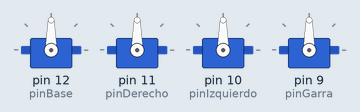
A sketch run on a simulated Arduino Uno, built with avr-gcc and run on an emulated ATmega328P. Parts: 4 × servo.

Above: at 0.1 s.
At 8.1 s:
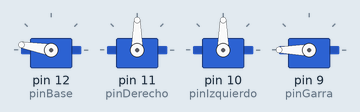
At 11.1 s:
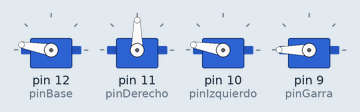
At 16.6 s:
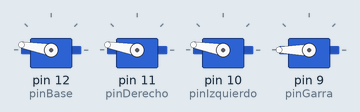
At 26.1 s:
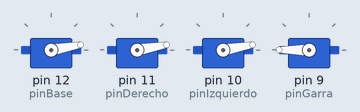
At 34.1 s:
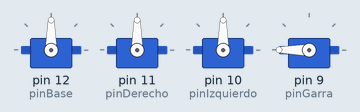
Timing chart, 0 to 35.6 s (numbered marks = the images above):
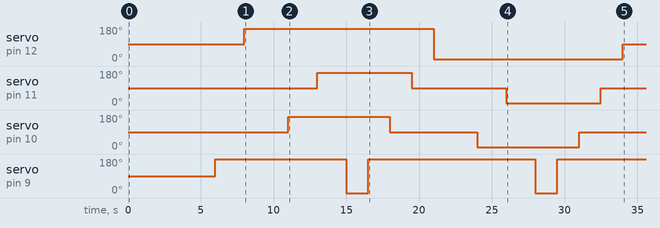

The sketch:

ProgramacionBrazo.ino
```cpp
  #include <Servo.h>
#define pinBase 12
#define pinDerecho 11
#define pinIzquierdo 10
#define pinGarra 9

Servo motorBase;
Servo motorDerecho;
Servo motorIzquierdo;
Servo motorGarra;

void setup() {
  motorBase.attach(pinBase);
  motorDerecho.attach(pinDerecho);
  motorIzquierdo.attach(pinIzquierdo);
  motorGarra.attach(pinGarra);

  motorBase.write(90);
  delay(2000);
  motorIzquierdo.write(90);
  delay(2000);
  motorDerecho.write(90);
  delay(2000);
  motorGarra.write(180);
  delay(2000);
  motorBase.write(170);
  delay(3000);
  motorIzquierdo.write(170);
  delay(2000);
  motorDerecho.write(170);
  delay(2000);
  motorGarra.write(0);
  delay(1500);
  motorGarra.write(180),
  delay(1500);
  motorIzquierdo.write(90);
  delay(1500);
  motorDerecho.write(90);
  delay(1500);
  motorBase.write(10);
  delay(3000);
  motorIzquierdo.write(10);
  delay(2000);
  motorDerecho.write(10);
  delay(2000);
  motorGarra.write(0);
  delay(1500);
  motorGarra.write(180);
  delay(1500);
  motorIzquierdo.write(90);
  delay(1500);
  motorDerecho.write(90);
  delay(1500);
  motorBase.write(90);
  delay(3000);
  motorIzquierdo.write(90);
  delay(2000);
  motorDerecho.write(90);
  delay(2000);
  motorGarra.write(0);
  delay(1500);
  motorGarra.write(180);
  delay(1500);
  motorIzquierdo.write(170);
  delay(2000);
  motorDerecho.write(170);
  delay(2000);
  motorGarra.write(0);
  delay(1500);
  motorGarra.write(180);
  delay(1500);
  motorIzquierdo.write(90);
  delay(2000);
  motorDerecho.write(90);
  delay(2000);


}
void loop() {
  // put your main code here, to run repeatedly:

}
```

Measured:
- by itself, servo on pin 12 (pinBase): 90° → 170° at 8.0 s, → 10° 13.0 s later, → 90° 13.0 s later
- by itself, servo on pin 11 (pinDerecho): 90° → 170° at 13.0 s, → 90° 6.5 s later, → 10° 6.5 s later, → 90° 6.5 s later
- by itself, servo on pin 10 (pinIzquierdo): 90° → 170° at 11.0 s, → 90° 7.0 s later, → 10° 6.0 s later, → 90° 7.0 s later
- by itself, servo on pin 9 (pinGarra): goes 180° 9.0 s, 0° 1.5 s, 180° 11.5 s, 0° 1.5 s, then 180°
